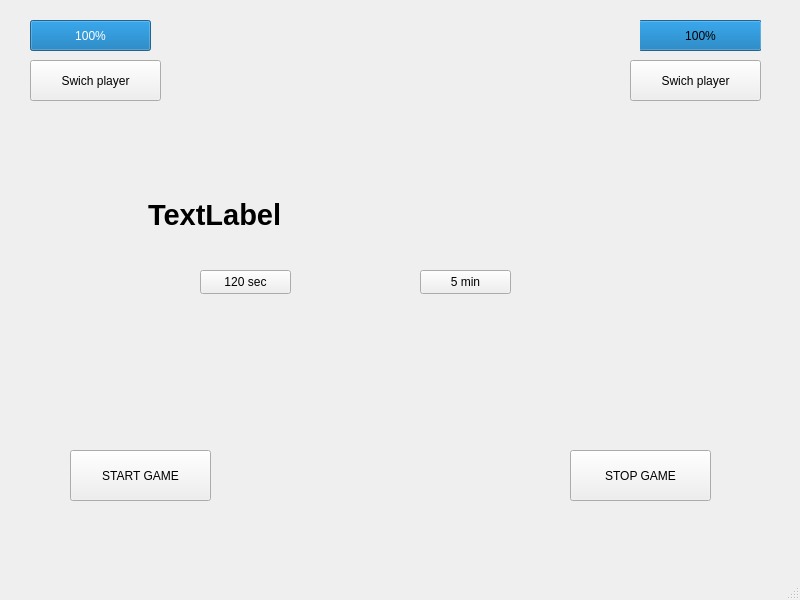
<?xml version="1.0" encoding="UTF-8"?>
<ui version="4.0">
 <class>MainWindow</class>
 <widget class="QMainWindow" name="MainWindow">
  <property name="geometry">
   <rect>
    <x>0</x>
    <y>0</y>
    <width>800</width>
    <height>600</height>
   </rect>
  </property>
  <property name="windowTitle">
   <string>MainWindow</string>
  </property>
  <property name="layoutDirection">
   <enum>Qt::LeftToRight</enum>
  </property>
  <widget class="QWidget" name="centralwidget">
   <widget class="QProgressBar" name="progressBar_2">
    <property name="geometry">
     <rect>
      <x>640</x>
      <y>20</y>
      <width>121</width>
      <height>31</height>
     </rect>
    </property>
    <property name="layoutDirection">
     <enum>Qt::RightToLeft</enum>
    </property>
    <property name="value">
     <number>100</number>
    </property>
    <property name="alignment">
     <set>Qt::AlignLeading|Qt::AlignLeft|Qt::AlignTop</set>
    </property>
    <property name="invertedAppearance">
     <bool>false</bool>
    </property>
   </widget>
   <widget class="QPushButton" name="swich1">
    <property name="geometry">
     <rect>
      <x>30</x>
      <y>60</y>
      <width>131</width>
      <height>41</height>
     </rect>
    </property>
    <property name="text">
     <string>Swich player</string>
    </property>
   </widget>
   <widget class="QPushButton" name="swich2">
    <property name="geometry">
     <rect>
      <x>630</x>
      <y>60</y>
      <width>131</width>
      <height>41</height>
     </rect>
    </property>
    <property name="text">
     <string>Swich player</string>
    </property>
   </widget>
   <widget class="QPushButton" name="start">
    <property name="geometry">
     <rect>
      <x>70</x>
      <y>450</y>
      <width>141</width>
      <height>51</height>
     </rect>
    </property>
    <property name="toolTip">
     <string>&lt;html&gt;&lt;head/&gt;&lt;body&gt;&lt;p&gt;&lt;span style=&quot; font-size:20pt;&quot;&gt;START GAME&lt;/span&gt;&lt;/p&gt;&lt;/body&gt;&lt;/html&gt;</string>
    </property>
    <property name="text">
     <string>START GAME</string>
    </property>
   </widget>
   <widget class="QPushButton" name="stop">
    <property name="geometry">
     <rect>
      <x>570</x>
      <y>450</y>
      <width>141</width>
      <height>51</height>
     </rect>
    </property>
    <property name="toolTip">
     <string>&lt;html&gt;&lt;head/&gt;&lt;body&gt;&lt;p&gt;&lt;span style=&quot; font-size:20pt;&quot;&gt;START GAME&lt;/span&gt;&lt;/p&gt;&lt;/body&gt;&lt;/html&gt;</string>
    </property>
    <property name="text">
     <string>STOP GAME</string>
    </property>
   </widget>
   <widget class="QPushButton" name="seconds">
    <property name="geometry">
     <rect>
      <x>200</x>
      <y>270</y>
      <width>91</width>
      <height>24</height>
     </rect>
    </property>
    <property name="text">
     <string>120 sec</string>
    </property>
   </widget>
   <widget class="QPushButton" name="minutes">
    <property name="geometry">
     <rect>
      <x>420</x>
      <y>270</y>
      <width>91</width>
      <height>24</height>
     </rect>
    </property>
    <property name="text">
     <string>5 min</string>
    </property>
   </widget>
   <widget class="QProgressBar" name="progressBar">
    <property name="geometry">
     <rect>
      <x>30</x>
      <y>20</y>
      <width>121</width>
      <height>31</height>
     </rect>
    </property>
    <property name="layoutDirection">
     <enum>Qt::LeftToRight</enum>
    </property>
    <property name="minimum">
     <number>0</number>
    </property>
    <property name="maximum">
     <number>100</number>
    </property>
    <property name="value">
     <number>100</number>
    </property>
    <property name="alignment">
     <set>Qt::AlignRight|Qt::AlignTop|Qt::AlignTrailing</set>
    </property>
   </widget>
   <widget class="QLabel" name="label">
    <property name="geometry">
     <rect>
      <x>148</x>
      <y>180</y>
      <width>421</width>
      <height>71</height>
     </rect>
    </property>
    <property name="text">
     <string>&lt;html&gt;&lt;head/&gt;&lt;body&gt;&lt;p&gt;&lt;span style=&quot; font-size:22pt; font-weight:700;&quot;&gt;TextLabel&lt;/span&gt;&lt;/p&gt;&lt;/body&gt;&lt;/html&gt;</string>
    </property>
   </widget>
  </widget>
  <widget class="QMenuBar" name="menubar">
   <property name="geometry">
    <rect>
     <x>0</x>
     <y>0</y>
     <width>800</width>
     <height>21</height>
    </rect>
   </property>
  </widget>
  <widget class="QStatusBar" name="statusbar"/>
 </widget>
 <resources/>
 <connections/>
</ui>
